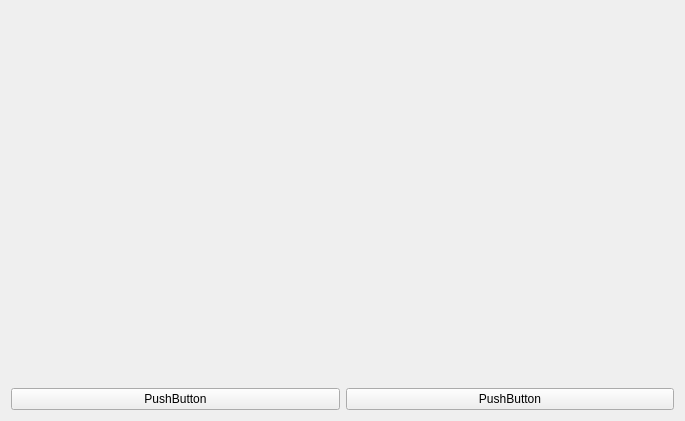
<?xml version="1.0" encoding="UTF-8"?>
<ui version="4.0">
 <class>Form</class>
 <widget class="QWidget" name="Form">
  <property name="geometry">
   <rect>
    <x>0</x>
    <y>0</y>
    <width>685</width>
    <height>421</height>
   </rect>
  </property>
  <property name="windowTitle">
   <string>Form</string>
  </property>
  <layout class="QVBoxLayout" name="verticalLayout_3">
   <item>
    <layout class="QVBoxLayout" name="verticalLayout_2">
     <item>
      <layout class="QHBoxLayout" name="horizontalLayout_3">
       <item>
        <layout class="QHBoxLayout" name="horizontalLayout_5">
         <item>
          <spacer name="verticalSpacer">
           <property name="orientation">
            <enum>Qt::Vertical</enum>
           </property>
           <property name="sizeHint" stdset="0">
            <size>
             <width>20</width>
             <height>40</height>
            </size>
           </property>
          </spacer>
         </item>
        </layout>
       </item>
       <item>
        <layout class="QHBoxLayout" name="horizontalLayout_6">
         <item>
          <spacer name="verticalSpacer_2">
           <property name="orientation">
            <enum>Qt::Vertical</enum>
           </property>
           <property name="sizeHint" stdset="0">
            <size>
             <width>20</width>
             <height>40</height>
            </size>
           </property>
          </spacer>
         </item>
        </layout>
       </item>
      </layout>
     </item>
     <item>
      <layout class="QHBoxLayout" name="horizontalLayout_4">
       <item>
        <widget class="QPushButton" name="pushButton">
         <property name="text">
          <string>PushButton</string>
         </property>
        </widget>
       </item>
       <item>
        <widget class="QPushButton" name="pushButton_2">
         <property name="text">
          <string>PushButton</string>
         </property>
        </widget>
       </item>
      </layout>
     </item>
    </layout>
   </item>
  </layout>
 </widget>
 <resources/>
 <connections/>
</ui>
